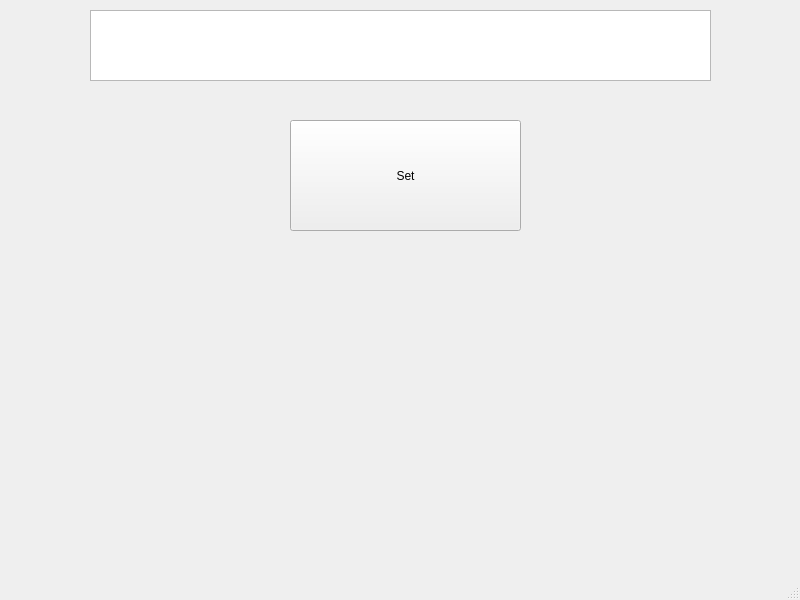
<?xml version="1.0" encoding="UTF-8"?>
<ui version="4.0">
 <class>MainWindow</class>
 <widget class="QMainWindow" name="MainWindow">
  <property name="geometry">
   <rect>
    <x>0</x>
    <y>0</y>
    <width>800</width>
    <height>600</height>
   </rect>
  </property>
  <property name="windowTitle">
   <string>MainWindow</string>
  </property>
  <widget class="QWidget" name="centralwidget">
   <widget class="QTextEdit" name="setTextEdit">
    <property name="geometry">
     <rect>
      <x>90</x>
      <y>10</y>
      <width>621</width>
      <height>71</height>
     </rect>
    </property>
   </widget>
   <widget class="QPushButton" name="setButton">
    <property name="geometry">
     <rect>
      <x>290</x>
      <y>120</y>
      <width>231</width>
      <height>111</height>
     </rect>
    </property>
    <property name="text">
     <string>Set</string>
    </property>
   </widget>
   <widget class="QLabel" name="setLabel">
    <property name="geometry">
     <rect>
      <x>100</x>
      <y>260</y>
      <width>611</width>
      <height>171</height>
     </rect>
    </property>
    <property name="text">
     <string/>
    </property>
   </widget>
  </widget>
  <widget class="QMenuBar" name="menubar">
   <property name="geometry">
    <rect>
     <x>0</x>
     <y>0</y>
     <width>800</width>
     <height>21</height>
    </rect>
   </property>
  </widget>
  <widget class="QStatusBar" name="statusbar"/>
 </widget>
 <resources/>
 <connections/>
</ui>
